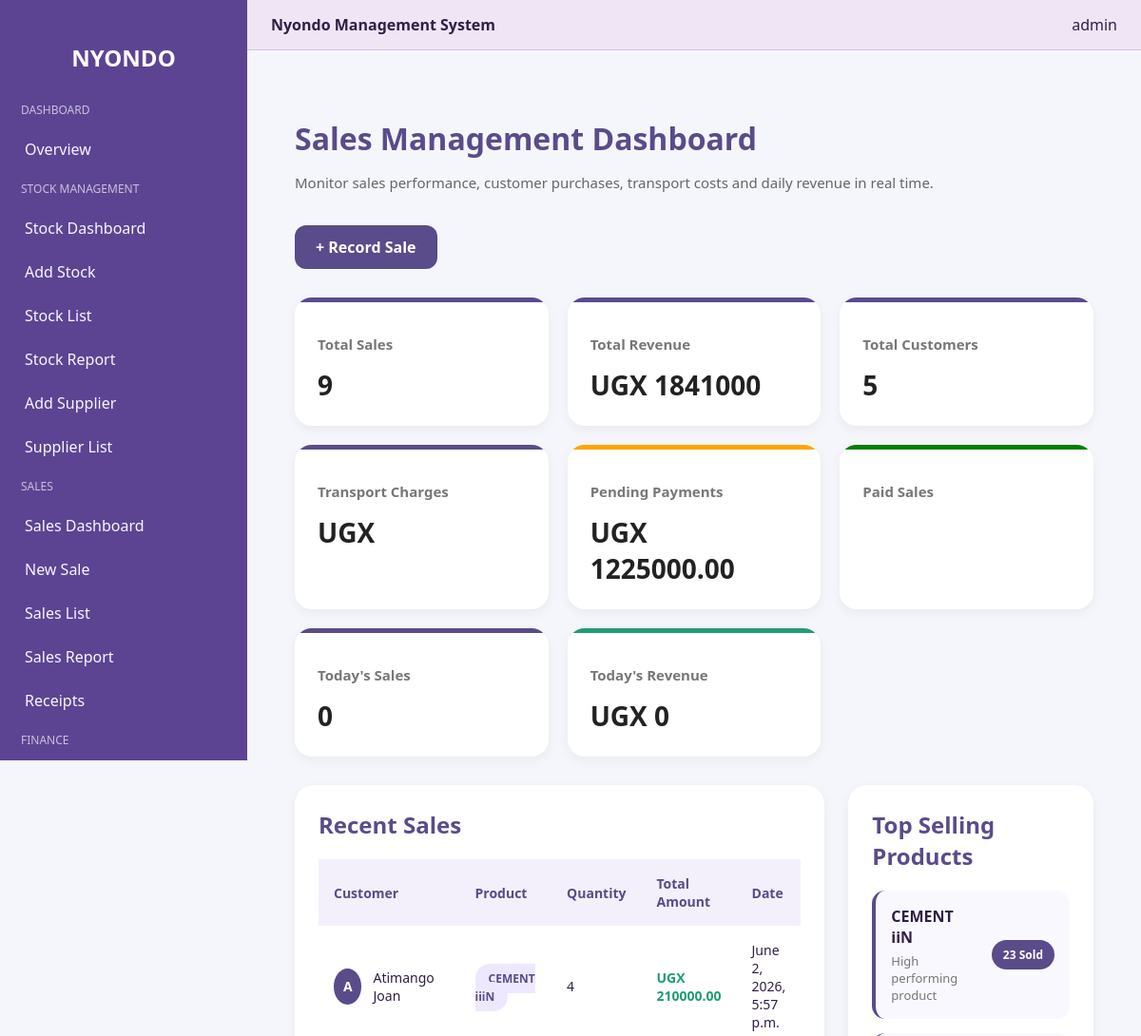
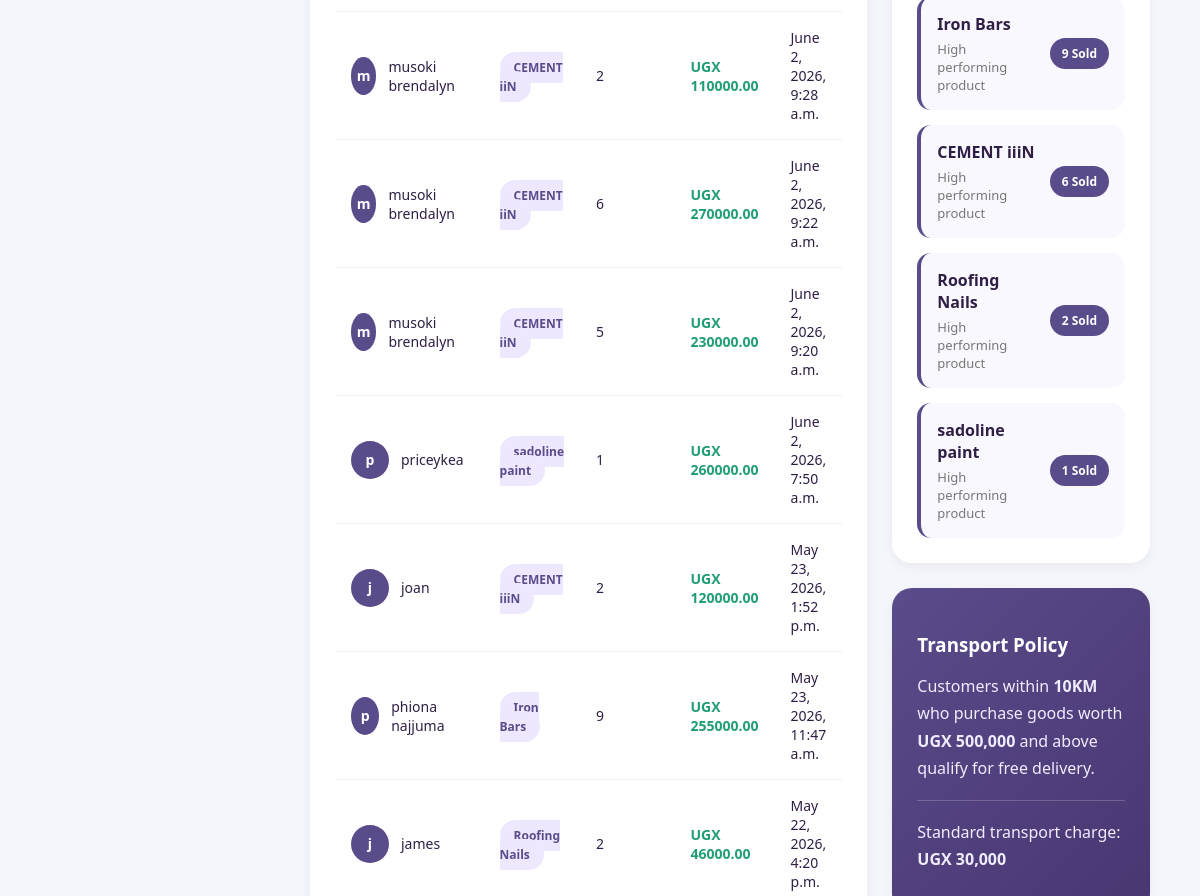
/sales_dashboard/ (signed in, upper part), run on an earlier commit of the app's database (2 pictures, top to bottom).
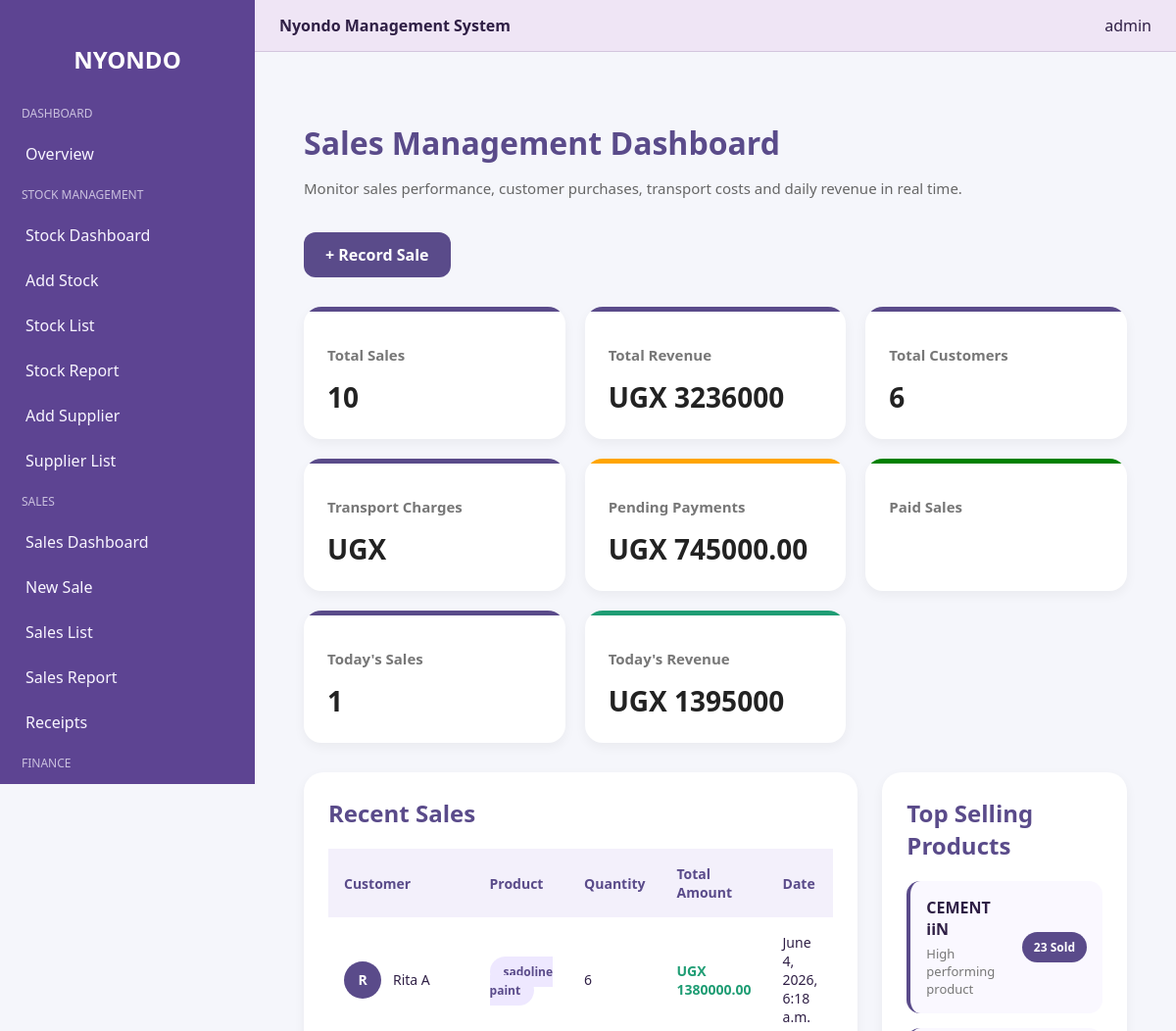
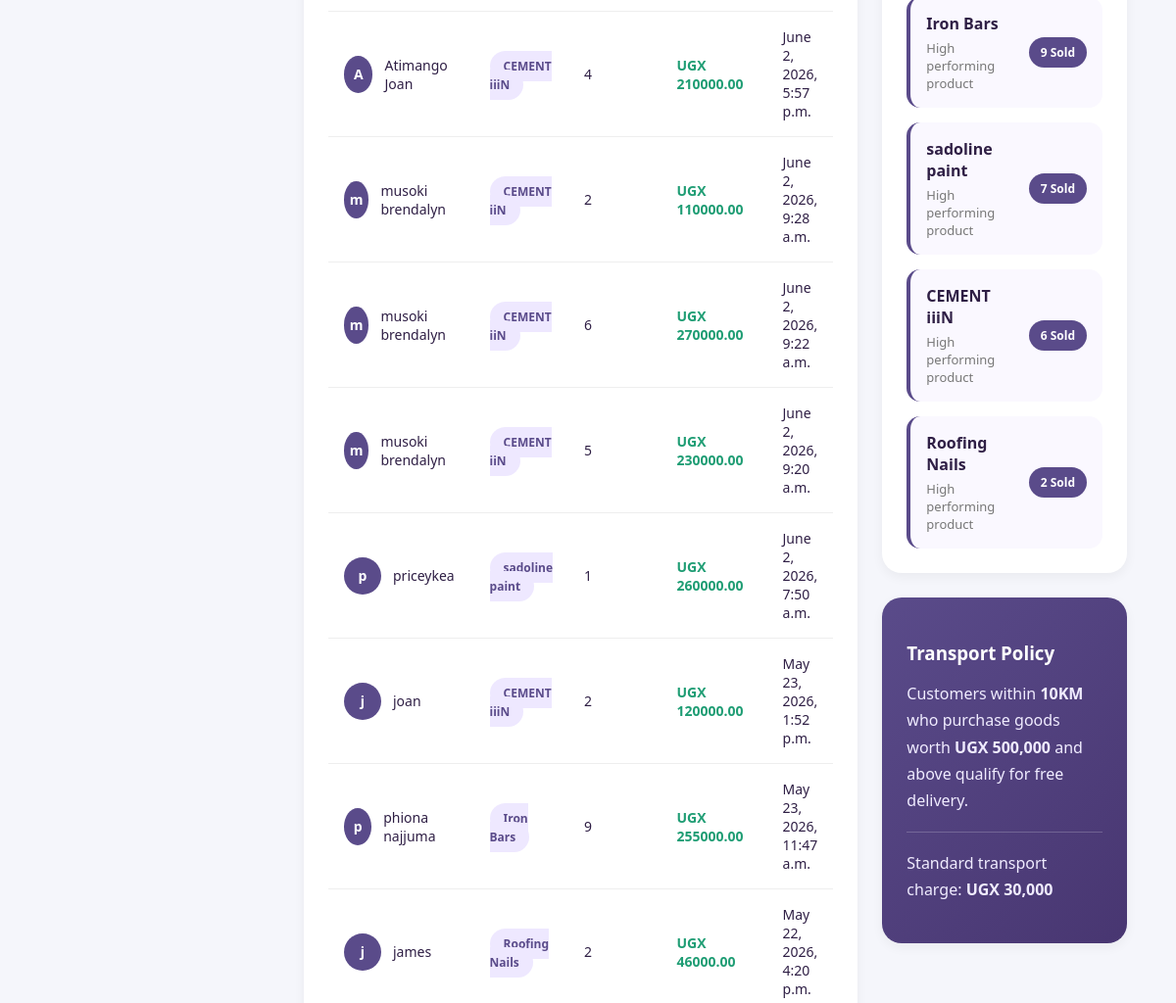
And on a later commit of the database (2 pictures, top to bottom).
### nyondo_app/models.py (models this page shows, shortened)
class Sales(models.Model):
    customer_name = models.CharField(max_length=100)
    customer_phone = models.CharField(max_length=15)
    product = models.ForeignKey(Stock, on_delete=models.PROTECT)
    quantity = models.PositiveIntegerField()
    unit_price = models.DecimalField(max_digits=12, decimal_places=2)
    distance_km = models.PositiveIntegerField(default=0)
    PAYMENT_STATUS = [
        ("Paid", "Paid"),
        ("Pending", "Pending"),
    ]
    payment_status = models.CharField(max_length=20, choices=PAYMENT_STATUS)
    sale_date = models.DateTimeField(auto_now_add=True)
    receipt_no = models.CharField(max_length=20, unique=True, blank=True, editable=False)
    is_voided = models.BooleanField(default=False)
    void_reason = models.TextField(blank=True)
    voided_at = models.DateTimeField(blank=True, null=True)
    voided_by = models.ForeignKey(
        User,
        on_delete=models.SET_NULL,
        blank=True,
        null=True,
        related_name="voided_sales",
    )
    @property
    def total_amount(self):
        return self.quantity * self.unit_price
    @property
    def transport_charge(self):
        if self.distance_km <= 10 and self.total_amount >= 500000:
            return 0
        return 30000
    @property
    def final_total(self):
        return self.total_amount + self.transport_charge

class Stock(models.Model):
    CATEGORY_CHOICES = [
        ("cement", "Cement"),
        ("iron_bars", "Iron Bars"),
        ("nails", "Nails"),
        ("iron_sheets", "Iron Sheets"),
        ("wire_mesh", "Wire Mesh"),
        ("barbed_wire", "Barbed Wire"),
        ("wheelbarrows", "Wheelbarrows"),
        ("paint", "Paint"),
        ("tools", "Tools"),
        ("other", "Other"),
    ]
    product_name = models.TextField(max_length=100)
    category = models.CharField(max_length=50, choices=CATEGORY_CHOICES)
    quantity = models.PositiveIntegerField()
    reorder_level = models.PositiveIntegerField(default=5)
    buying_price = models.DecimalField(max_digits=12, decimal_places=2)
    selling_price = models.DecimalField(max_digits=12, decimal_places=2)
    supplier_name = models.CharField(max_length=100)
    description = models.TextField(blank=True, null=True)
    date_added = models.DateTimeField(auto_now_add=True)
    updated_at = models.DateTimeField(auto_now=True)

### nyondo_app/views.py (the view)
# urls.py: path('sales_dashboard/', views.sales_dashboard, name='sales_dashboard'),
@login_required
def sales_dashboard(request):
    is_sales_user = request.user.groups.filter(name__iexact="sales").exists()
    if not (request.user.is_superuser or is_sales_user):
        messages.error(request, "Access denied. You do not have permissions for the Sales Dashboard.")
        return redirect("login")
    sales = Sales.objects.select_related("product").filter(is_voided=False)
    total_sales = sales.count()
    aggregated_sales = sales.aggregate(
        total_revenue=Sum(
            ExpressionWrapper(F("quantity") * F("unit_price") + F("distance_km") * 3000, output_field=DecimalField())
        ),
        total_profit=Sum(
            ExpressionWrapper((F("unit_price") - F("product__buying_price")) * F("quantity"), output_field=DecimalField())
        )
    )
    total_revenue = aggregated_sales["total_revenue"] or 0
    total_profit = aggregated_sales["total_profit"] or 0
    total_customers = sales.values("customer_phone").distinct().count()
    pending_payments = sum(sale.final_total for sale in sales if sale.payment_status == 'Pending')
    today = timezone.now().date()
    today_sales_qs = sales.filter(sale_date__date=today)
    today_sales_aggregated = today_sales_qs.aggregate(
        count=Count('id'),
        revenue=Sum(ExpressionWrapper(F("quantity") * F("unit_price") + F("distance_km") * 3000, output_field=DecimalField()))
    )
    today_sales = today_sales_aggregated["count"] or 0
    today_revenue = today_sales_aggregated["revenue"] or 0
    top_products = (
        sales.values(product_name=F("product__product_name"))
        .annotate(units_sold=Sum("quantity"))
        .order_by("-units_sold")[:5]
    )
    recent_sales = sales.order_by("-sale_date")[:10]
    low_stock = Stock.objects.filter(quantity__lte=10)
    context = {
        "total_sales": total_sales,
        "total_revenue": total_revenue,
        "total_profit": total_profit,
        "total_customers": total_customers,
        "pending_payments": pending_payments,
        "today_sales": today_sales,
        "today_revenue": today_revenue,
        "recent_sales": recent_sales,
        "top_products": top_products,
        "low_stock": low_stock,
    }
    return render(request, "nyondo/sales_dashboard.html", context)

### nyondo_app/templates/nyondo/sales_dashboard.html (shortened to what the changed rows need)
{% extends "nyondo/base.html" %}
{% load static %}
{% block content %}
<div class="dashboard-container">
    <div class="dashboard-header">
        <div>
            <h1>Sales Management Dashboard</h1>
        </div>
    </div>
    <div class="stats-grid">
        <div class="stat-card">
            <h3>Total Sales</h3>
            <h2>{{ total_sales }}</h2>
        </div>
        <div class="stat-card">
            <h3>Total Revenue</h3>
            <h2>UGX {{ total_revenue }}</h2>
        </div>
        <div class="stat-card">
            <h3>Total Customers</h3>
            <h2>{{ total_customers }}</h2>
        </div>
        <div class="stat-card">
            <h2>UGX {{ transport_charges }}</h2>
        </div>
        <div class="stat-card warning-card">
            <h3>Pending Payments</h3>
            <h2>UGX {{ pending_payments }}</h2>
        </div>
        <div class="stat-card">
            <h3>Today's Sales</h3>
            <h2>{{ today_sales }}</h2>
        </div>
        <div class="stat-card revenue-card">
            <h3>Today's Revenue</h3>
            <h2>UGX {{ today_revenue }}</h2>
        </div>
    </div>
    <div class="content-grid">
        <div class="table-section">
            <div class="section-header">
                <h2>Recent Sales</h2>
            </div>
            <div class="table-wrapper">
                <table>
                    <thead>
                        <tr>
                            <th>Customer</th>
                            <th>Product</th>
                            <th>Quantity</th>
                            <th>Total Amount</th>
                            <th>Date</th>
                        </tr>
                    </thead>
                    <tbody>
                        {% for sale in recent_sales %}
                        <tr>
                            <td>
                                <div class="customer-info">
                                    <div class="customer-avatar">
                                        {{ sale.customer_name|slice:":1" }}
                                    </div>
                                    <span>
                                        {{ sale.customer_name }}
                                    </span>
                                </div>
                            </td>
                            <td>
                                <span class="product-badge">
                                    {{ sale.product.product_name }}
                                </span>
                            </td>
                            <td>{{ sale.quantity }}</td>
                            <td class="amount">
                                UGX {{ sale.final_total }}
                            </td>
                            <td>{{ sale.sale_date }}</td>
                        </tr>
                        {% endfor %}
                    </tbody>
                </table>
            </div>
        </div>
        <div class="side-panel">
            <div class="panel-card">
                <div class="section-header">
                    <h2>Top Selling Products</h2>
                </div>
                <div class="top-products">
                    {% for product in top_products %}
                    <div class="product-item">
                        <div>
                            <strong>{{ product.product_name }}</strong>
                            <p>
                                High performing product
                            </p>
                        </div>
                        <span class="units-badge">
                            {{ product.units_sold }} Sold
                        </span>
                    </div>
                    {% empty %}
                    <div class="no-products">
                        <p>
                            No products sold yet.
                        </p>
                    </div>
                    {% endfor %}
                </div>
            </div>
        </div>
    </div>
</div>
<link rel="stylesheet" href="{% static 'nyondo_app/css/nyondo/sales_dashboard.css' %}">
{% endblock %}

What changed in the data, as far as the page shows it:
added Sales: customer_name "R", customer_name "Rita A", product.product_name "sadoline paint", quantity "6", final_total "1380000.00", sale_date "June 4, 2026, 6:18 a.m."
changed Stock "sadoline paint": units_sold "1" → "7"; moves up the list
Also different on the page:
{{ total_sales }}: "9" → "10"
{{ total_revenue }}: "1841000" → "3236000"
{{ total_customers }}: "5" → "6"
{{ pending_payments }}: "1225000.00" → "745000.00"
{{ today_sales }}: "0" → "1"
{{ today_revenue }}: "0" → "1395000"
